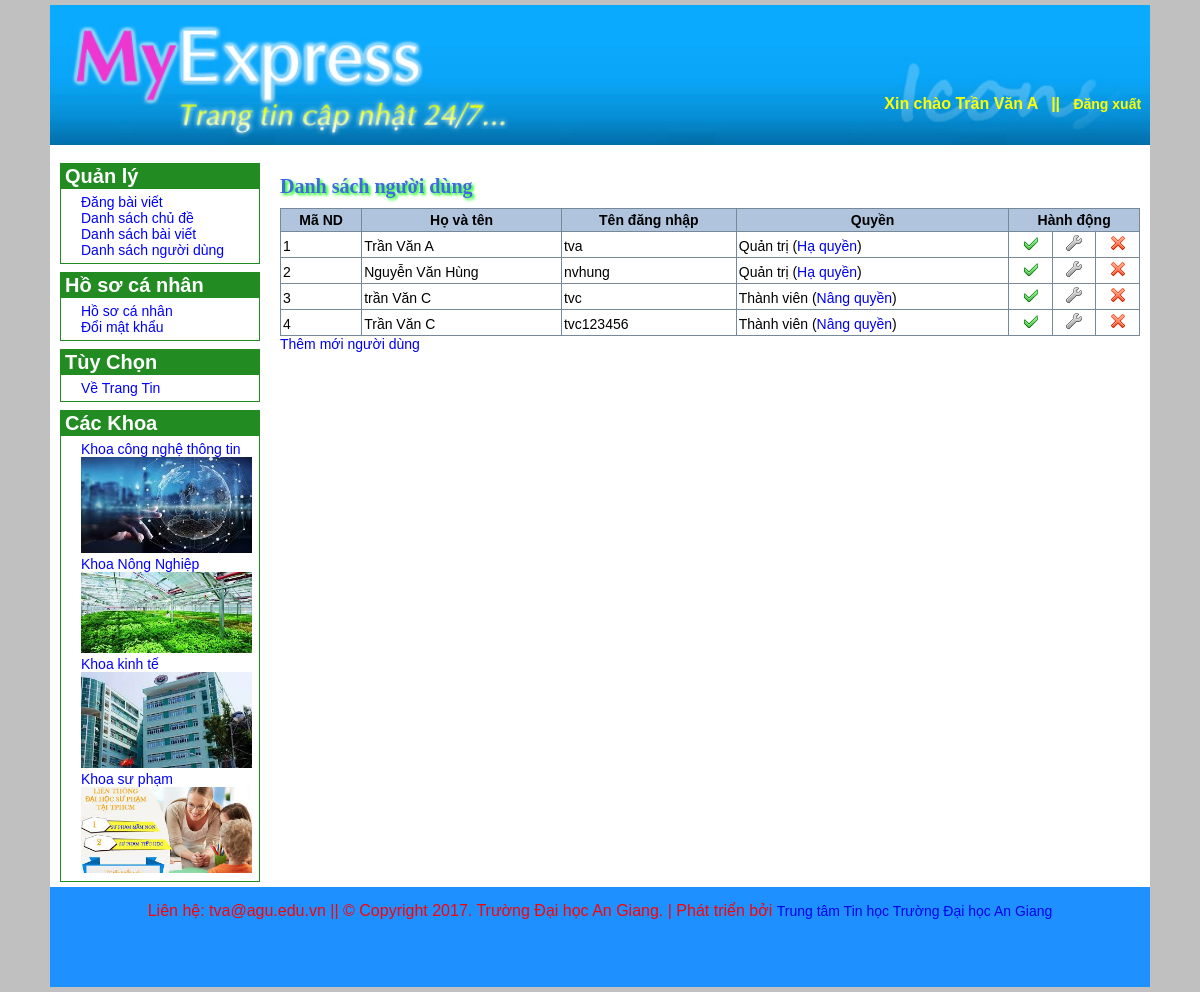
Page /Admin/index.php?do=nguoidung (signed in) on the committed database.
### tables this page shows
CREATE TABLE `tbl_nguoidung` (
  `MaNguoiDung` int(10) NOT NULL,
  `TenNguoiDung` varchar(50) NOT NULL,
  `TenDangNhap` varchar(50) NOT NULL,
  `MatKhau` varchar(100) NOT NULL,
  `QuyenHan` tinyint(1) NOT NULL,
  `Khoa` tinyint(1) NOT NULL
);

### Admin/nguoidung.php (the view, shortened to what this page needs)
<?php
	$sql = "SELECT * FROM `tbl_nguoidung` WHERE 1";
	$danhsach = $connect->query($sql);
?>
<h3>Danh sách người dùng</h3>
<table class="DanhSach">
	<tr>
		<th>Mã ND</th>
		<th>Họ và tên</th>
		<th>Tên đăng nhập</th>
		<th>Quyền</th>
		<th colspan="3">Hành động</th>
	</tr>
	<?php
		while ($dong = $danhsach->fetch_array(MYSQLI_ASSOC))
		{
			echo "<tr  bgcolor='#ffffff' onmouseover='this.style.background=\"#dee3e7\"' onmouseout='this.style.background=\"#ffffff\"'>";
				echo "<td>" . $dong["MaNguoiDung"] . "</td>";
				echo "<td>" . $dong["TenNguoiDung"] . "</td>";
				echo "<td>" . $dong["TenDangNhap"] . "</td>";
				echo "<td>";
					if($dong["QuyenHan"] == 1)
						echo "Quản trị (<a href='index.php?do=nguoidung_kichhoat&id=" . $dong["MaNguoiDung"] . "&quyen=2'>Hạ quyền</a>)";
					else
						echo "Thành viên (<a href='index.php?do=nguoidung_kichhoat&id=" . $dong["MaNguoiDung"] . "&quyen=1'>Nâng quyền</a>)";
				echo "</td>";
				echo "<td align='center'>";
					if($dong["Khoa"] == 0)
						echo "<a href='index.php?do=nguoidung_kichhoat&id=" . $dong["MaNguoiDung"] . "&khoa=1'><img src='images/active.png' /></a>";
					else
						echo "<a href='index.php?do=nguoidung_kichhoat&id=" . $dong["MaNguoiDung"] . "&khoa=0'><img src='images/ban.png' /></a>";
				echo "</td>";
				echo "<td align='center'><a href='index.php?do=nguoidung_sua&id=" . $dong["MaNguoiDung"] . "'><img src='images/edit.png' /></a></td>";
				echo "<td align='center'><a href='index.php?do=nguoidung_xoa&id=" . $dong["MaNguoiDung"] . "' onclick='return confirm(\"Bạn có muốn xóa người dùng " . $dong['TenNguoiDung'] . " không?\")'><img src='images/delete.png' /></a></td>";
			echo "</tr>";
		}
	?>
</table>
<a href="index.php?do=dangky">Thêm mới người dùng</a>

### Admin/css/style.css (style rules this page uses)
* { box-sizing: border-box; font-size:14px; font-family: Verdana, Geneva, Tahoma, sans-serif; vertical-align: baseline; }
a { text-decoration: none; }
body { margin: auto; background-color: silver; padding: 5px; font-family: Verdana, Geneva, Tahoma, sans-serif; font-size: 10pt; }
#BenPhai h3 { font-size: 20px; padding: 2px 0 10px 0; color: #4169E1; font-family: Tahoma; margin-top: 8px; margin-bottom: 0; text-shadow: 2px 2px 3px #00FF00; }
table.DanhSach { width: 100%; border-collapse: collapse; }
table.DanhSach th { border: 1px solid #778899; padding: 3px 2px 3px 2px; background: #b0c4de; }
table.DanhSach td { border: 1px solid #778899; padding: 3px 2px 3px 2px; }

### rows in the picture
tbl_nguoidung: MaNguoiDung "1", TenNguoiDung "Trần Văn A", TenDangNhap "tva", Khoa 0 (drawn)
tbl_nguoidung: MaNguoiDung "2", TenNguoiDung "Nguyễn Văn Hùng", TenDangNhap "nvhung", Khoa 0 (drawn)
tbl_nguoidung: MaNguoiDung "3", TenNguoiDung "trần Văn C", TenDangNhap "tvc", Khoa 0 (drawn)
tbl_nguoidung: MaNguoiDung "4", TenNguoiDung "Trần Văn C", TenDangNhap "tvc123456", Khoa 0 (drawn)

### other values in the picture
$_SESSION['HoTen'] "Trần Văn A"
